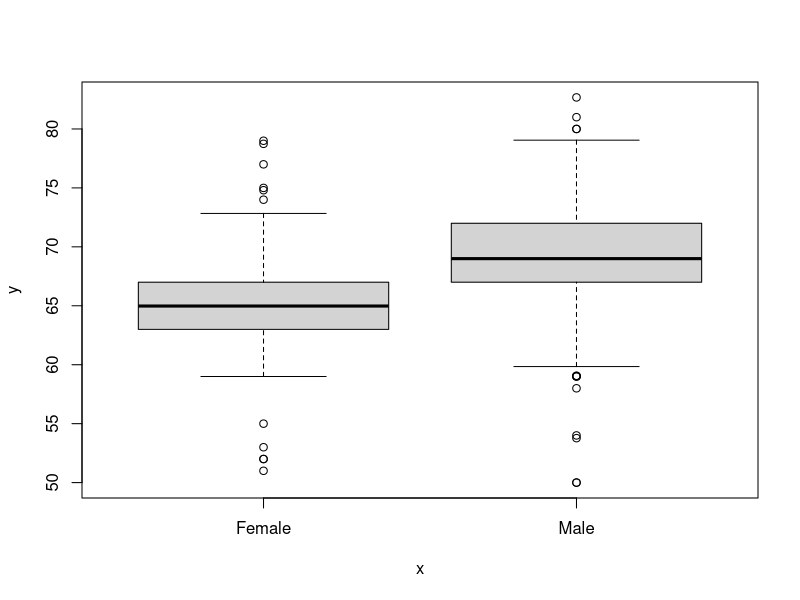

This figure's R source:
# Load the data and libraries -----------------------------------------------------

library(tidyverse)
library(dplyr)
library(dslabs)
data(heights)
options(digits = 3)

# Data Exploration ----------------------------------------------------------------
str(heights)
head(heights)
summary(heights)
table(is.na(heights))
table(heights$sex)
plot(heights$sex, heights$height)
heights %>% filter(sex == "Female") %>% 
  summarise(avg = mean(height),
            stnd_dv = sd(height),
            quadrant = quantile(height, c(0,0.5,1)))

heights %>% filter(sex == "Male") %>% 
  summarise(avg = mean(height),
            stnd_dv = sd(height),
            quadrant = quantile(height, c(0,0.5,1)))
